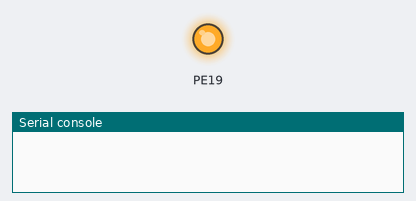
This program was run on a simulated pyboard running MicroPython. Shown: output pins drawn as LEDs (lit = HIGH), the last lines printed to the serial console. At 0.8 s the program stops and its outputs stay as they are.

Above: at 0.1 s.
At 0.9 s:
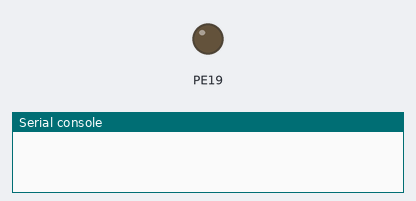
Timing chart, 0 to 2.3 s (numbered marks = the images above):
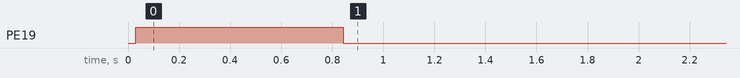

Measured:
- by itself, PE19: LOW → HIGH at 0.03 s, → LOW 0.81 s later

The program:

thingspeak.py
```python
import pyb  #Necesario delay...
from pyb import Pin as P # Para usar GPIO
from pyb import UART    # solo hay una UART ativa (1)
uart = UART(1,115200)   # Sincronizada con nodemcu
p = P('CONFIG',P.OUT_PP)    #Pin CONFIG en modo salida para activar comandos

field1 = 13
field2 = 14
key = '11VXOBTU2X8BQIPS'
#TWS -> ThingSpeakWrite
thingSpeak = 'TSW\r'+key+'\r'+str(field1)+'\r'+str(field2)+'\r' #hasta 8 campos

def command(dataToSend,time):
    uart.writechar(ord('\r'))   # Importante para limpiar la uart de los comandos
    pyb.delay(time)             # Esperar que pueda recibir los siguientes comandos
    p.high()                    # Entrando en modo comandos
    for x in dataToSend:        # Lee y envia uno a uno los caracteres
        uart.writechar(ord(x))  # Cada string (caracter) lo convierte en su valor entero para ser enviado por la uart
        pyb.delay(time)         # Sincroniza y espara a nodemcu si es necesario
    p.low()                     # Sale del modo comando
    print('')                   # Ejecuta la tarea

command(thingSpeak,30)          # Ejemplo de uso del comando
```
